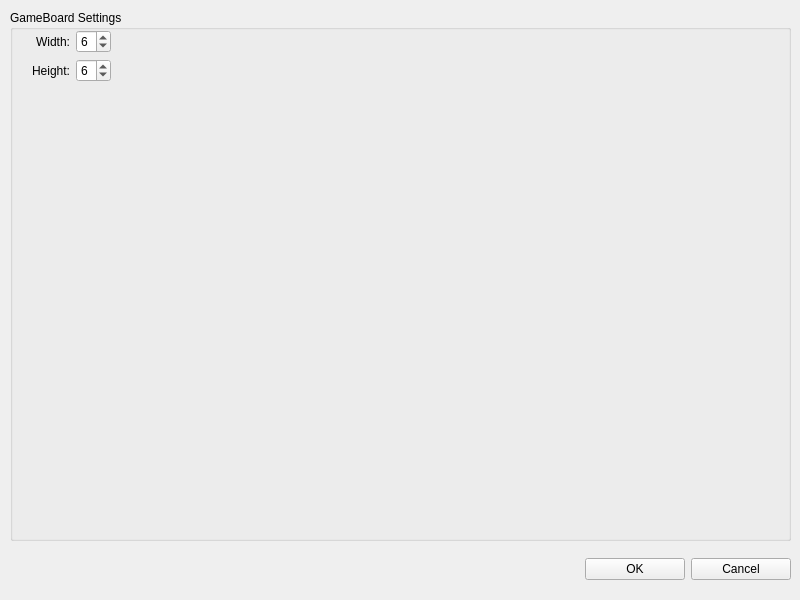
<?xml version="1.0" encoding="UTF-8"?>
<ui version="4.0">
 <class>MainWindow</class>
 <widget class="QMainWindow" name="MainWindow">
  <property name="geometry">
   <rect>
    <x>0</x>
    <y>0</y>
    <width>800</width>
    <height>600</height>
   </rect>
  </property>
  <property name="minimumSize">
   <size>
    <width>800</width>
    <height>600</height>
   </size>
  </property>
  <property name="maximumSize">
   <size>
    <width>800</width>
    <height>600</height>
   </size>
  </property>
  <property name="windowTitle">
   <string>MainWindow</string>
  </property>
  <widget class="QWidget" name="main_widget">
   <property name="minimumSize">
    <size>
     <width>800</width>
     <height>600</height>
    </size>
   </property>
   <property name="maximumSize">
    <size>
     <width>800</width>
     <height>600</height>
    </size>
   </property>
   <widget class="QStackedWidget" name="stackedWidget">
    <property name="geometry">
     <rect>
      <x>10</x>
      <y>10</y>
      <width>790</width>
      <height>590</height>
     </rect>
    </property>
    <property name="currentIndex">
     <number>2</number>
    </property>
    <widget class="QWidget" name="home">
     <widget class="QWidget" name="verticalLayoutWidget_2">
      <property name="geometry">
       <rect>
        <x>0</x>
        <y>0</y>
        <width>781</width>
        <height>581</height>
       </rect>
      </property>
      <layout class="QVBoxLayout" name="home_layout">
       <item alignment="Qt::AlignHCenter">
        <widget class="QLabel" name="title">
         <property name="minimumSize">
          <size>
           <width>0</width>
           <height>300</height>
          </size>
         </property>
         <property name="font">
          <font>
           <pointsize>40</pointsize>
          </font>
         </property>
         <property name="text">
          <string>Dots N' Boxes</string>
         </property>
        </widget>
       </item>
       <item>
        <spacer name="post_btn_spacer">
         <property name="orientation">
          <enum>Qt::Vertical</enum>
         </property>
         <property name="sizeHint" stdset="0">
          <size>
           <width>20</width>
           <height>40</height>
          </size>
         </property>
        </spacer>
       </item>
       <item alignment="Qt::AlignHCenter">
        <widget class="QPushButton" name="start_game_btn">
         <property name="minimumSize">
          <size>
           <width>250</width>
           <height>50</height>
          </size>
         </property>
         <property name="maximumSize">
          <size>
           <width>250</width>
           <height>50</height>
          </size>
         </property>
         <property name="text">
          <string>Start Game</string>
         </property>
        </widget>
       </item>
       <item alignment="Qt::AlignHCenter">
        <widget class="QPushButton" name="join_game_btn">
         <property name="minimumSize">
          <size>
           <width>250</width>
           <height>50</height>
          </size>
         </property>
         <property name="maximumSize">
          <size>
           <width>250</width>
           <height>50</height>
          </size>
         </property>
         <property name="text">
          <string>Join Game</string>
         </property>
        </widget>
       </item>
       <item alignment="Qt::AlignHCenter">
        <widget class="QPushButton" name="settings_btn">
         <property name="minimumSize">
          <size>
           <width>250</width>
           <height>50</height>
          </size>
         </property>
         <property name="maximumSize">
          <size>
           <width>250</width>
           <height>50</height>
          </size>
         </property>
         <property name="text">
          <string>Settings</string>
         </property>
        </widget>
       </item>
       <item>
        <spacer name="post_title_spacer">
         <property name="orientation">
          <enum>Qt::Vertical</enum>
         </property>
         <property name="sizeHint" stdset="0">
          <size>
           <width>20</width>
           <height>40</height>
          </size>
         </property>
        </spacer>
       </item>
      </layout>
     </widget>
    </widget>
    <widget class="QWidget" name="game"/>
    <widget class="QWidget" name="settings">
     <widget class="QWidget" name="verticalLayoutWidget">
      <property name="geometry">
       <rect>
        <x>0</x>
        <y>0</y>
        <width>781</width>
        <height>531</height>
       </rect>
      </property>
      <layout class="QVBoxLayout" name="gameboard_layout">
       <item>
        <widget class="QGroupBox" name="gameboard_group_box">
         <property name="title">
          <string>GameBoard Settings</string>
         </property>
         <widget class="QWidget" name="formLayoutWidget">
          <property name="geometry">
           <rect>
            <x>10</x>
            <y>20</y>
            <width>761</width>
            <height>501</height>
           </rect>
          </property>
          <property name="minimumSize">
           <size>
            <width>50</width>
            <height>0</height>
           </size>
          </property>
          <layout class="QFormLayout" name="gameboard_grid_layout">
           <item row="0" column="0">
            <widget class="QLabel" name="width_label">
             <property name="minimumSize">
              <size>
               <width>50</width>
               <height>0</height>
              </size>
             </property>
             <property name="maximumSize">
              <size>
               <width>100</width>
               <height>16777215</height>
              </size>
             </property>
             <property name="text">
              <string>Width:</string>
             </property>
             <property name="alignment">
              <set>Qt::AlignRight|Qt::AlignTrailing|Qt::AlignVCenter</set>
             </property>
            </widget>
           </item>
           <item row="0" column="1">
            <widget class="QSpinBox" name="width_spin_box">
             <property name="minimumSize">
              <size>
               <width>35</width>
               <height>0</height>
              </size>
             </property>
             <property name="maximumSize">
              <size>
               <width>35</width>
               <height>16777215</height>
              </size>
             </property>
             <property name="minimum">
              <number>2</number>
             </property>
             <property name="maximum">
              <number>10</number>
             </property>
             <property name="value">
              <number>6</number>
             </property>
            </widget>
           </item>
           <item row="1" column="0">
            <widget class="QLabel" name="height_label">
             <property name="minimumSize">
              <size>
               <width>50</width>
               <height>0</height>
              </size>
             </property>
             <property name="maximumSize">
              <size>
               <width>100</width>
               <height>16777215</height>
              </size>
             </property>
             <property name="text">
              <string>Height:</string>
             </property>
             <property name="alignment">
              <set>Qt::AlignRight|Qt::AlignTrailing|Qt::AlignVCenter</set>
             </property>
            </widget>
           </item>
           <item row="1" column="1">
            <widget class="QSpinBox" name="height_spin_box">
             <property name="minimumSize">
              <size>
               <width>35</width>
               <height>0</height>
              </size>
             </property>
             <property name="maximumSize">
              <size>
               <width>35</width>
               <height>16777215</height>
              </size>
             </property>
             <property name="minimum">
              <number>2</number>
             </property>
             <property name="maximum">
              <number>10</number>
             </property>
             <property name="value">
              <number>6</number>
             </property>
            </widget>
           </item>
          </layout>
         </widget>
        </widget>
       </item>
      </layout>
     </widget>
     <widget class="QWidget" name="horizontalLayoutWidget">
      <property name="geometry">
       <rect>
        <x>0</x>
        <y>539</y>
        <width>781</width>
        <height>41</height>
       </rect>
      </property>
      <layout class="QHBoxLayout" name="settings_navigation_layout">
       <item>
        <spacer name="navigation_spacer">
         <property name="orientation">
          <enum>Qt::Horizontal</enum>
         </property>
         <property name="sizeHint" stdset="0">
          <size>
           <width>40</width>
           <height>20</height>
          </size>
         </property>
        </spacer>
       </item>
       <item>
        <widget class="QPushButton" name="ok_btn">
         <property name="minimumSize">
          <size>
           <width>100</width>
           <height>0</height>
          </size>
         </property>
         <property name="text">
          <string>OK</string>
         </property>
        </widget>
       </item>
       <item>
        <widget class="QPushButton" name="cancel_btn">
         <property name="minimumSize">
          <size>
           <width>100</width>
           <height>0</height>
          </size>
         </property>
         <property name="text">
          <string>Cancel</string>
         </property>
        </widget>
       </item>
      </layout>
     </widget>
    </widget>
    <widget class="QWidget" name="game_over">
     <widget class="QWidget" name="verticalLayoutWidget_3">
      <property name="geometry">
       <rect>
        <x>0</x>
        <y>0</y>
        <width>781</width>
        <height>581</height>
       </rect>
      </property>
      <layout class="QVBoxLayout" name="verticalLayout">
       <item>
        <widget class="QLabel" name="game_over_label">
         <property name="minimumSize">
          <size>
           <width>0</width>
           <height>150</height>
          </size>
         </property>
         <property name="maximumSize">
          <size>
           <width>16777215</width>
           <height>100</height>
          </size>
         </property>
         <property name="font">
          <font>
           <family>Nirmala UI</family>
           <pointsize>48</pointsize>
           <italic>false</italic>
           <underline>true</underline>
          </font>
         </property>
         <property name="text">
          <string>GAME OVER</string>
         </property>
         <property name="alignment">
          <set>Qt::AlignBottom|Qt::AlignHCenter</set>
         </property>
        </widget>
       </item>
       <item>
        <widget class="QLabel" name="winner_label">
         <property name="minimumSize">
          <size>
           <width>0</width>
           <height>150</height>
          </size>
         </property>
         <property name="font">
          <font>
           <pointsize>32</pointsize>
          </font>
         </property>
         <property name="text">
          <string>{winner} Wins!</string>
         </property>
         <property name="alignment">
          <set>Qt::AlignCenter</set>
         </property>
        </widget>
       </item>
       <item>
        <layout class="QGridLayout" name="gridLayout">
         <item row="1" column="0">
          <widget class="QLabel" name="losing_player_name_label">
           <property name="minimumSize">
            <size>
             <width>0</width>
             <height>75</height>
            </size>
           </property>
           <property name="text">
            <string>{player}:</string>
           </property>
           <property name="alignment">
            <set>Qt::AlignRight|Qt::AlignTrailing|Qt::AlignVCenter</set>
           </property>
          </widget>
         </item>
         <item row="2" column="0">
          <spacer name="verticalSpacer">
           <property name="orientation">
            <enum>Qt::Vertical</enum>
           </property>
           <property name="sizeHint" stdset="0">
            <size>
             <width>20</width>
             <height>40</height>
            </size>
           </property>
          </spacer>
         </item>
         <item row="0" column="0">
          <widget class="QLabel" name="winning_player_name_label">
           <property name="minimumSize">
            <size>
             <width>0</width>
             <height>75</height>
            </size>
           </property>
           <property name="text">
            <string>{player}:</string>
           </property>
           <property name="alignment">
            <set>Qt::AlignRight|Qt::AlignTrailing|Qt::AlignVCenter</set>
           </property>
          </widget>
         </item>
         <item row="1" column="1">
          <widget class="QLabel" name="losing_player_score_label">
           <property name="minimumSize">
            <size>
             <width>0</width>
             <height>75</height>
            </size>
           </property>
           <property name="text">
            <string>{score}</string>
           </property>
          </widget>
         </item>
         <item row="0" column="1">
          <widget class="QLabel" name="winning_player_score_label">
           <property name="minimumSize">
            <size>
             <width>0</width>
             <height>75</height>
            </size>
           </property>
           <property name="text">
            <string>{score}</string>
           </property>
          </widget>
         </item>
        </layout>
       </item>
       <item>
        <layout class="QHBoxLayout" name="horizontalLayout">
         <item>
          <spacer name="horizontalSpacer">
           <property name="orientation">
            <enum>Qt::Horizontal</enum>
           </property>
           <property name="sizeHint" stdset="0">
            <size>
             <width>40</width>
             <height>20</height>
            </size>
           </property>
          </spacer>
         </item>
         <item>
          <widget class="QPushButton" name="return_home_btn">
           <property name="text">
            <string>OK</string>
           </property>
          </widget>
         </item>
        </layout>
       </item>
      </layout>
     </widget>
    </widget>
   </widget>
  </widget>
 </widget>
 <resources/>
 <connections/>
</ui>
